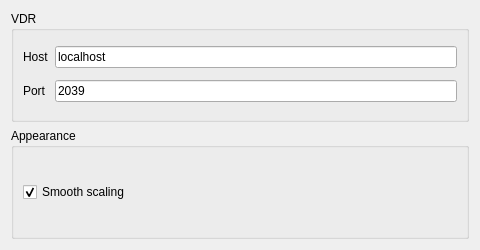
<ui version="4.0" >
 <class>config</class>
 <widget class="QWidget" name="config" >
  <property name="geometry" >
   <rect>
    <x>0</x>
    <y>0</y>
    <width>480</width>
    <height>250</height>
   </rect>
  </property>
  <property name="minimumSize" >
   <size>
    <width>0</width>
    <height>250</height>
   </size>
  </property>
  <property name="styleSheet" >
   <string notr="true" />
  </property>
  <layout class="QVBoxLayout" >
   <item>
    <widget class="QGroupBox" name="groupBox_2" >
     <property name="title" >
      <string>VDR</string>
     </property>
     <property name="flat" >
      <bool>true</bool>
     </property>
     <layout class="QGridLayout" name="gridLayout" >
      <item row="0" column="0" >
       <widget class="QLabel" name="label_2" >
        <property name="text" >
         <string>Host</string>
        </property>
       </widget>
      </item>
      <item row="0" column="1" >
       <widget class="QLineEdit" name="lineEditHost" >
        <property name="text" >
         <string>localhost</string>
        </property>
       </widget>
      </item>
      <item row="1" column="0" >
       <widget class="QLabel" name="label" >
        <property name="text" >
         <string>Port</string>
        </property>
       </widget>
      </item>
      <item row="1" column="1" >
       <widget class="QLineEdit" name="lineEditPort" >
        <property name="inputMask" >
         <string>990000; </string>
        </property>
        <property name="text" >
         <string>2039</string>
        </property>
        <property name="maxLength" >
         <number>6</number>
        </property>
       </widget>
      </item>
     </layout>
    </widget>
   </item>
   <item>
    <widget class="QGroupBox" name="groupBox" >
     <property name="title" >
      <string>Appearance</string>
     </property>
     <property name="flat" >
      <bool>true</bool>
     </property>
     <layout class="QVBoxLayout" >
      <item>
       <layout class="QVBoxLayout" >
        <item>
         <widget class="QCheckBox" name="smoothScaling" >
          <property name="toolTip" >
           <string>Use smooth scaling when resizing pictures. Usually pictures look better this way, but it takes more time to load them.</string>
          </property>
          <property name="text" >
           <string>Smooth scaling</string>
          </property>
          <property name="checked" >
           <bool>true</bool>
          </property>
         </widget>
        </item>
       </layout>
      </item>
     </layout>
    </widget>
   </item>
  </layout>
 </widget>
 <resources/>
 <connections/>
</ui>
